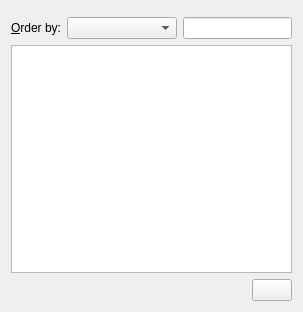
<?xml version="1.0" encoding="UTF-8"?>
<ui version="4.0">
 <class>DownloadDialog</class>
 <widget class="QWidget" name="DownloadDialog">
  <property name="geometry">
   <rect>
    <x>0</x>
    <y>0</y>
    <width>303</width>
    <height>312</height>
   </rect>
  </property>
  <layout class="QVBoxLayout" name="verticalLayout">
   <item>
    <widget class="KTitleWidget" name="m_titleWidget"/>
   </item>
   <item>
    <layout class="QHBoxLayout" name="_2">
     <item>
      <widget class="QLabel" name="label_2">
       <property name="text">
        <string>&amp;Order by:</string>
       </property>
       <property name="alignment">
        <set>Qt::AlignRight|Qt::AlignTrailing|Qt::AlignVCenter</set>
       </property>
       <property name="buddy">
        <cstring>m_sortCombo</cstring>
       </property>
      </widget>
     </item>
     <item>
      <widget class="KComboBox" name="m_sortCombo">
       <property name="sizePolicy">
        <sizepolicy hsizetype="Preferred" vsizetype="Fixed">
         <horstretch>1</horstretch>
         <verstretch>0</verstretch>
        </sizepolicy>
       </property>
      </widget>
     </item>
     <item>
      <widget class="KLineEdit" name="m_searchEdit">
       <property name="sizePolicy">
        <sizepolicy hsizetype="Preferred" vsizetype="Fixed">
         <horstretch>1</horstretch>
         <verstretch>0</verstretch>
        </sizepolicy>
       </property>
       <property name="clickMessage">
        <string>Enter search phrase here</string>
       </property>
       <property name="showClearButton" stdset="0">
        <bool>true</bool>
       </property>
      </widget>
     </item>
    </layout>
   </item>
   <item>
    <widget class="QListView" name="m_listView">
     <property name="mouseTracking">
      <bool>true</bool>
     </property>
     <property name="verticalScrollMode">
      <enum>QAbstractItemView::ScrollPerPixel</enum>
     </property>
    </widget>
   </item>
   <item>
    <layout class="QHBoxLayout" name="horizontalLayout_2">
     <property name="spacing">
      <number>-1</number>
     </property>
     <item>
      <widget class="KNS3::ProgressIndicator" name="progressIndicator">
       <property name="sizePolicy">
        <sizepolicy hsizetype="Expanding" vsizetype="Minimum">
         <horstretch>0</horstretch>
         <verstretch>0</verstretch>
        </sizepolicy>
       </property>
       <property name="frameShape">
        <enum>QFrame::NoFrame</enum>
       </property>
       <property name="frameShadow">
        <enum>QFrame::Raised</enum>
       </property>
       <property name="lineWidth">
        <number>1</number>
       </property>
      </widget>
     </item>
     <item>
      <widget class="KPushButton" name="closeButton">
       <property name="sizePolicy">
        <sizepolicy hsizetype="Preferred" vsizetype="Preferred">
         <horstretch>0</horstretch>
         <verstretch>0</verstretch>
        </sizepolicy>
       </property>
      </widget>
     </item>
    </layout>
   </item>
  </layout>
 </widget>
 <customwidgets>
  <customwidget>
   <class>KTitleWidget</class>
   <extends>QWidget</extends>
   <header>ktitlewidget.h</header>
  </customwidget>
  <customwidget>
   <class>KPushButton</class>
   <extends>QPushButton</extends>
   <header>kpushbutton.h</header>
  </customwidget>
  <customwidget>
   <class>KLineEdit</class>
   <extends>QLineEdit</extends>
   <header>klineedit.h</header>
  </customwidget>
  <customwidget>
   <class>KComboBox</class>
   <extends>QComboBox</extends>
   <header>kcombobox.h</header>
  </customwidget>
  <customwidget>
   <class>KNS3::ProgressIndicator</class>
   <extends>QFrame</extends>
   <header>ui/progressindicator.h</header>
   <container>1</container>
  </customwidget>
 </customwidgets>
 <resources/>
 <connections/>
</ui>
